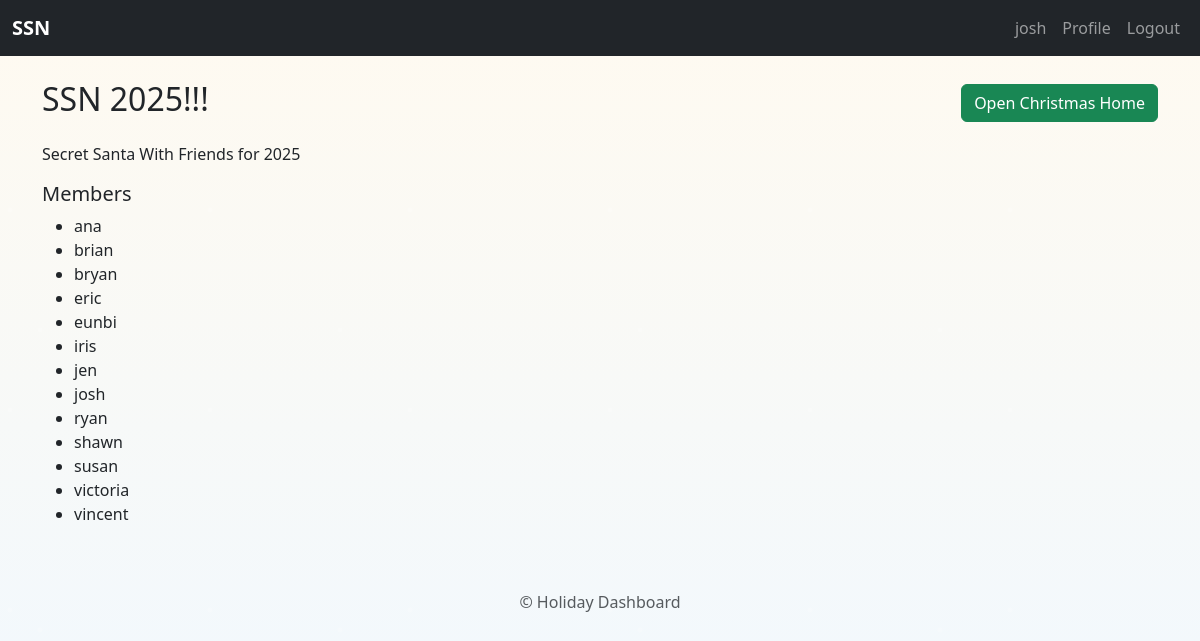
The app's page /group/1 (signed in) with its own data.
### webapp.py (models this page shows)
class User(db.Model):
    username = db.Column(db.String, primary_key=True)

class Group(db.Model):
    id = db.Column(db.Integer, primary_key=True)
    name = db.Column(db.String, nullable=False)
    desc = db.Column(db.String, nullable=True)
    members = db.relationship("User", secondary=group_members, backref="groups")

### webapp.py (the view)
@app.route("/group/<int:group_id>")
def group_page(group_id: int):
    if not session.get("user"):
        return redirect(url_for("login"))
    group = Group.query.get(group_id)
    if not group:
        flash("Group not found", "warning")
        return redirect(url_for("dashboard"))
    g = {"id": group.id, "name": group.name, "desc": group.desc, "members": [m.username for m in group.members]}
    return render_template("group.html", group=g)

### templates/group.html (shortened to what this page needs)
{% extends "base.html" %}
{% block content %}
  <div class="d-flex justify-content-between align-items-center mb-3">
    <h2>{{ group.name }}</h2>
    <a class="btn btn-success" href="{{ url_for('christmas_home', group_id=group.id) }}">Open Christmas Home</a>
  </div>
  <p>{{ group.desc }}</p>
  <h5>Members</h5>
  <ul>
    {% for m in group.members %}
      <li>{{ m }}</li>
    {% endfor %}
  </ul>
{% endblock %}

### templates/base.html (shortened to what this page needs)
<!doctype html>
<html lang="en">
  <head>
    <link href="https://cdn.jsdelivr.net/npm/bootstrap@5.3.0/dist/css/bootstrap.min.css" rel="stylesheet">
    <link rel="stylesheet" href="{{ url_for('static', filename='css/styles.css') }}">
  </head>
  <body class="bg-winter">
    <nav class="navbar navbar-expand-lg navbar-dark bg-dark">
      <div class="container-fluid">
        <a class="navbar-brand" href="{{ url_for('dashboard') }}">SSN</a>
        <div class="collapse navbar-collapse">
          <ul class="navbar-nav ms-auto">
            {% if session.user %}
            <li class="nav-item"><a class="nav-link" href="#">{{ session.user }}</a></li>
            <li class="nav-item"><a class="nav-link" href="{{ url_for('profile') }}">Profile</a></li>
            <li class="nav-item"><a class="nav-link" href="{{ url_for('logout') }}">Logout</a></li>
            {% else %}
            <li class="nav-item"><a class="nav-link" href="{{ url_for('login') }}">Login</a></li>
            {% endif %}
          </ul>
        </div>
      </div>
    </nav>
    <div class="container py-4">
      {% block content %}{% endblock %}
    </div>
    <footer class="text-center py-4 text-muted">
      © Holiday Dashboard
    </footer>
  </body>
</html>

### static/css/styles.css (style rules this page uses)
body.bg-winter { background: linear-gradient(180deg, #fffaf0, #f0f8ff); min-height: 100vh; }
.bg-winter::before { content: ""; position: fixed; left: 0; top: 0; width: 100%; height: 100%; pointer-events: none; background-image: radial-gradient(circle at 10px 10px, rgba(255,255,255,0.9) 2px, transparent 3px), radial-gradient(circle at 40px 30px, rgba(255,255,255,0.85) 2px, transparent 3px); background-size: 200px 200px, 300px 300px; opacity: 0.25; }
.navbar-brand { font-weight: 700; }

### records on screen
User: user "josh", username "josh"
Group: name "SSN 2025!!!", desc "Secret Santa With Friends for 2025"
User: username "ana"
User: username "brian"
User: username "bryan"
User: username "eric"
User: username "eunbi"
User: username "iris"
User: username "jen"
User: username "ryan"
User: username "shawn"
User: username "susan"
User: username "victoria"
User: username "vincent"
